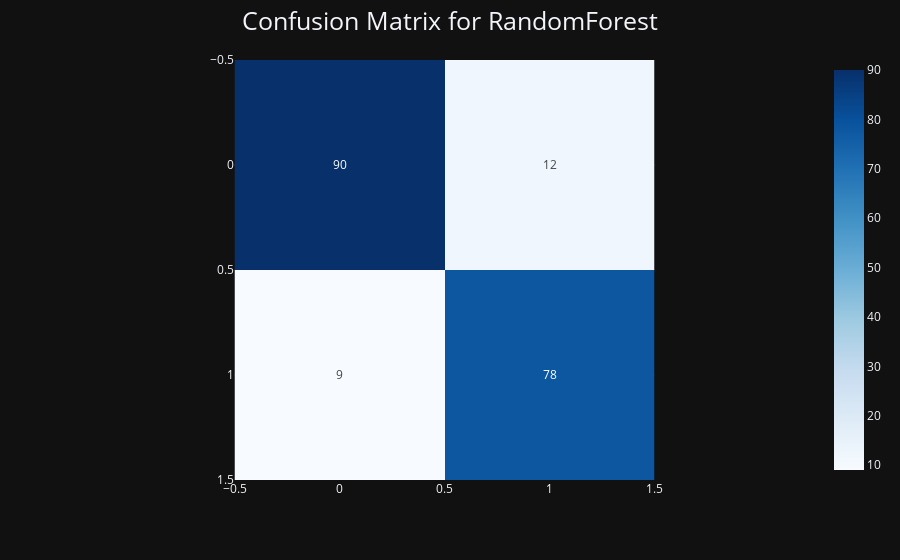

Source (notebook cell):
### Code cell
# Plot confusion matrix
fig = px.imshow(cm, text_auto=True, color_continuous_scale='Blues', template='plotly_dark')
fig.update_layout(title_text=f'Confusion Matrix for {best_model_name}', title_font=dict(size=25), title_x=0.5)
fig.show()

### Figure 1 — Plotly figure (JSON) as saved in the notebook; plotly's stock layout.template omitted (floating-point values rounded to 4 significant figures)
{"data": [{"coloraxis": "coloraxis", "hovertemplate": "x: %{x}<br>y: %{y}<br>color: %{z}<extra></extra>", "name": "0", "texttemplate": "%{z}", "type": "heatmap", "xaxis": "x", "yaxis": "y", "z": [[90, 12], [9, 78]]}], "layout": {"coloraxis": {"colorscale": [[0, "rgb(247,251,255)"], [0.125, "rgb(222,235,247)"], [0.25, "rgb(198,219,239)"], [0.375, "rgb(158,202,225)"], [0.5, "rgb(107,174,214)"], [0.625, "rgb(66,146,198)"], [0.75, "rgb(33,113,181)"], [0.875, "rgb(8,81,156)"], [1, "rgb(8,48,107)"]]}, "margin": {"t": 60}, "title": {"font": {"size": 25}, "text": "Confusion Matrix for RandomForest", "x": 0.5}, "xaxis": {"anchor": "y", "constrain": "domain", "domain": [0, 1], "scaleanchor": "y"}, "yaxis": {"anchor": "x", "autorange": "reversed", "constrain": "domain", "domain": [0, 1]}}}
